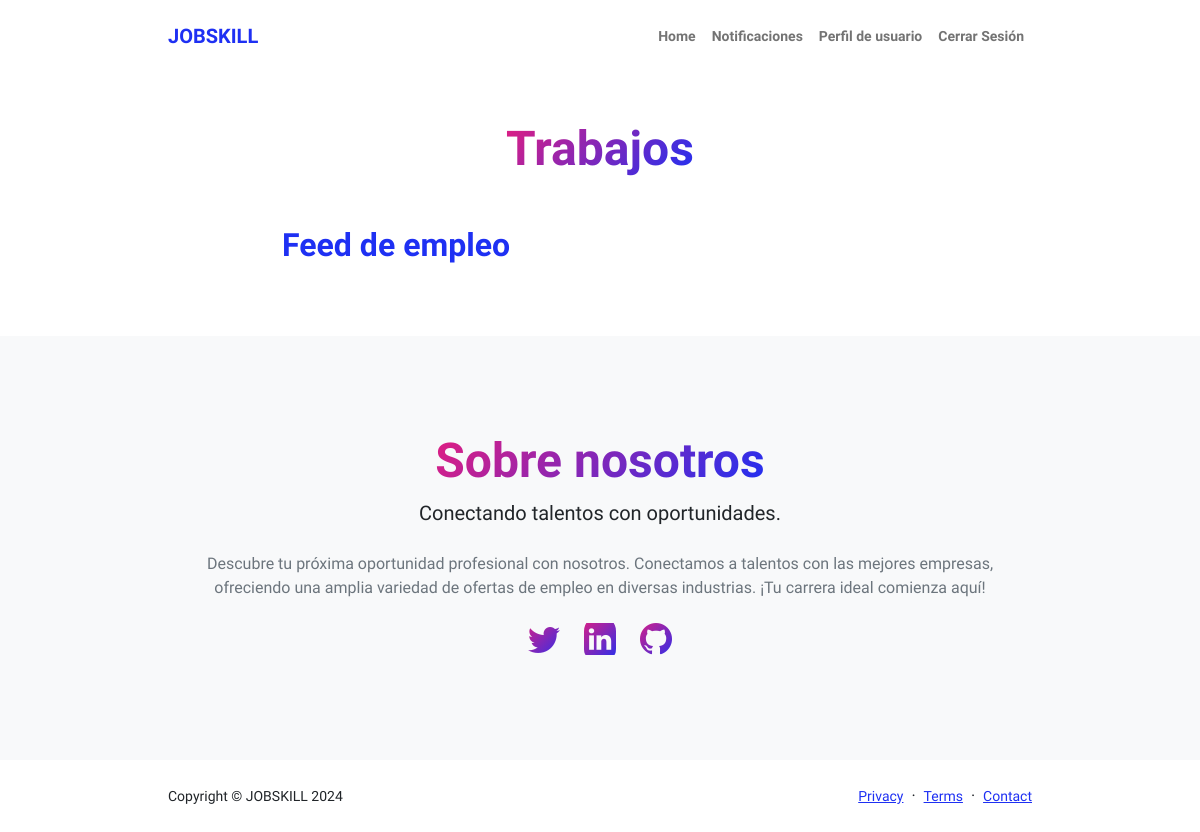
Page /U/ (signed in) on the earlier database version.
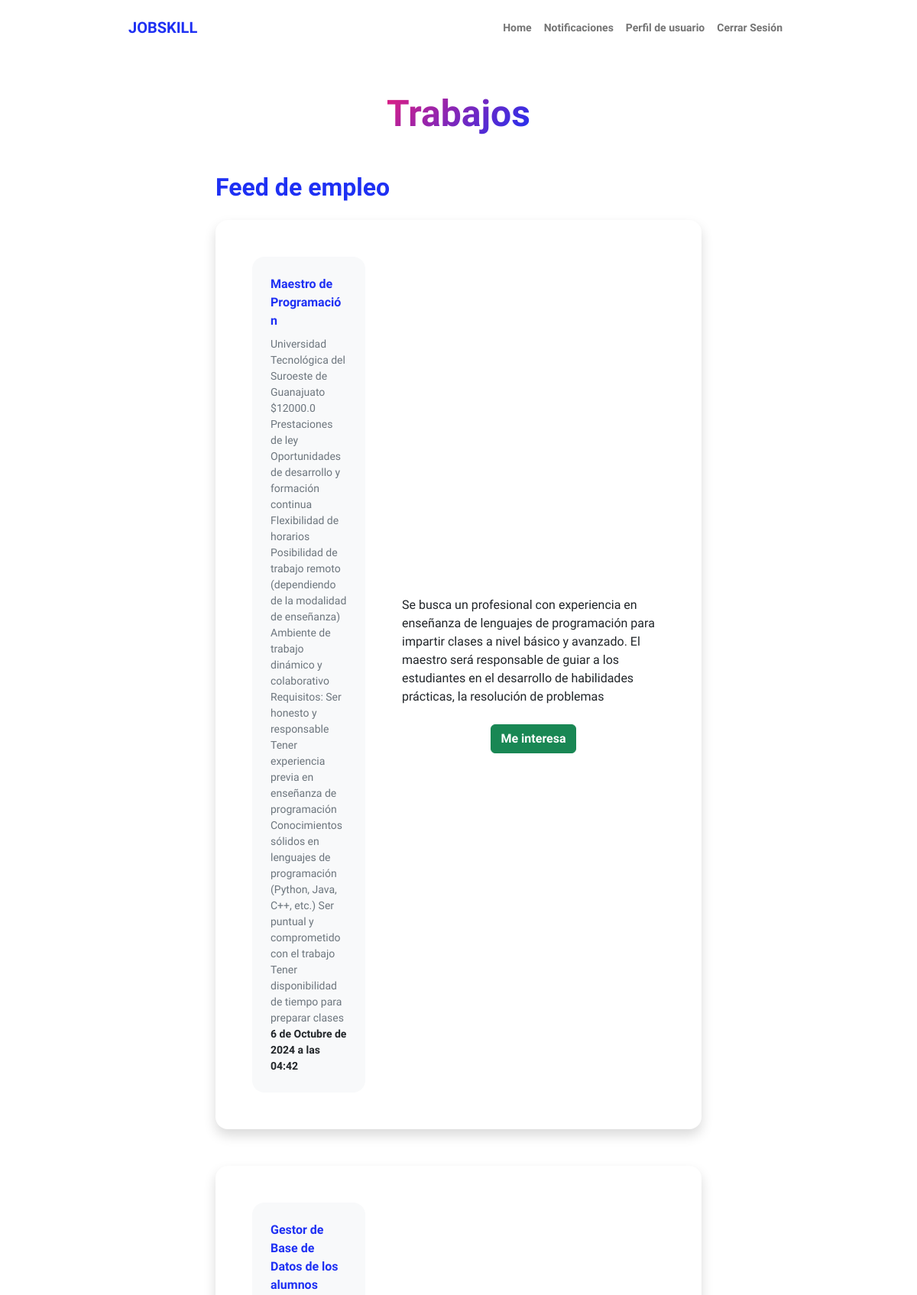
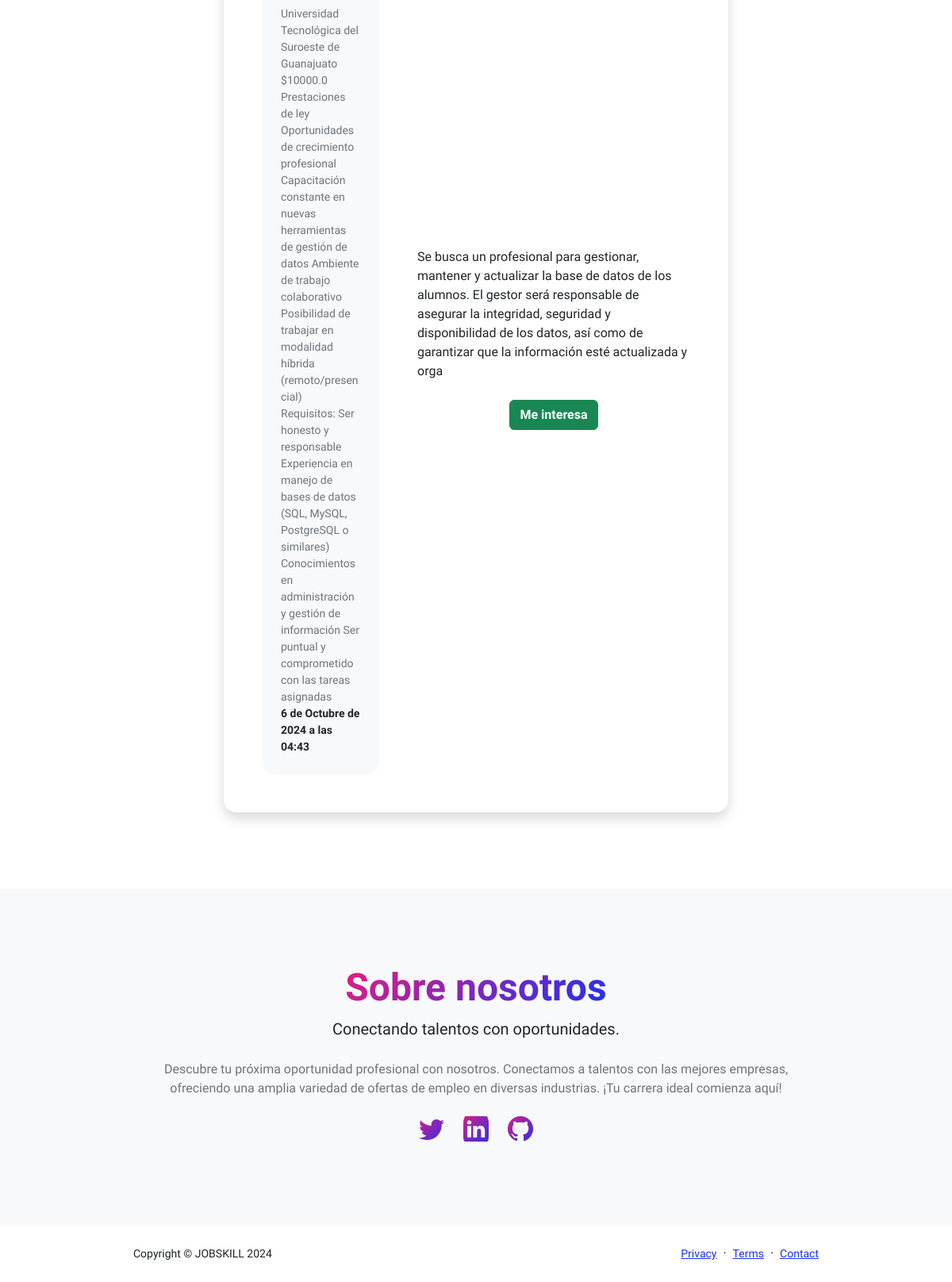
Same page on the later database version (2 pictures, top to bottom).
### paginaEmpresa/models.py (models this page shows, shortened)
class Puesto(models.Model):
    nombrePuesto=models.CharField(max_length=150)
    descripcion=models.CharField(max_length=255)
    requisitos=models.CharField(max_length=255)
    sueldoBase=models.FloatField()
    beneficios=models.CharField(max_length=255, null=True, blank=True)
    disponibles=models.IntegerField()
    empresa=models.ForeignKey(Empresa, on_delete=models.CASCADE)
    created=models.DateTimeField(auto_now_add=True)
    updated=models.DateTimeField(auto_now_add=True)
    class Meta:
        verbose_name='puesto'
        verbose_name_plural='puestos'

### jobskill1/models.py (models this page shows)
class Empresa(models.Model):
    user=models.OneToOneField(CustomUser, on_delete=models.CASCADE, related_name='profileE')
    nombre=models.CharField(max_length=50)
    descripcion=models.CharField(max_length=255)
    direccion=models.CharField(max_length=100)
    objetivo=models.CharField(max_length=255)
    telefono=models.CharField(max_length=16)
    foto=models.ImageField(upload_to="Empresa")
    def __str__(self):
        return self.nombre

### paginaUsuario/views.py (the view)
# urls.py: path('', trabajos, name="homeU"),
@login_required
def trabajos(request): #Este es el home
    if request.user.is_authenticated:
        if request.user.empresa==True:
            return redirect("homeE")
    puestos=Puesto.objects.all()
    return render(request, "paginaUsuario/trabajos.html", {"puestos":puestos})

### paginaUsuario/templates/paginaUsuario/trabajos.html (shortened to what this page needs)
{% extends "paginaUsuario/base.html"%}
{% load static %}
{% block content %}
<div class="container px-5 my-5">
                <div class="text-center mb-5">
                    <h1 class="display-5 fw-bolder mb-0"><span class="text-gradient d-inline">Trabajos</span></h1>
                </div>
                <div class="row gx-5 justify-content-center">
                    <div class="col-lg-11 col-xl-9 col-xxl-8">
                        <section>
                            <div class="d-flex align-items-center justify-content-between mb-4">
                                <h2 class="text-primary fw-bolder mb-0">Feed de empleo</h2>
                            </div>
                            {% for puesto in puestos %}
                            <div class="card shadow border-0 rounded-4 mb-5">
                                <div class="card-body p-5">
                                    <div class="row align-items-center gx-5">
                                        <div class="col text-center text-lg-start mb-4 mb-lg-0" style="width: 20%;">
                                            <div class="bg-light p-4 rounded-4">
                                                <div class="text-primary fw-bolder mb-2">{{puesto.nombrePuesto}}</div>
                                                <div class="small text-muted">{{puesto.empresa}}</div>
                                                <div class="small text-muted">${{puesto.sueldoBase}}</div>
                                                <div class="small text-muted">{{puesto.beneficios}}</div>
                                                <div class="small text-muted">Requisitos: {{puesto.requisitos}}</div>
                                                <div class="small fw-bolder">{{puesto.created}}</div>
                                            </div>
                                        </div>
                                        <div class="col-lg-8">
                                            <div>{{puesto.descripcion}}</div><br>
                                            <div class="small text-muted" style="text-align-last: center;"><a class="btn btn-success" href="/U/postulacion/?id={{puesto.id}}"><strong>Me interesa</strong></a></div>
                                        </div>
                                    </div>
                                </div>
                            </div>
                            {% endfor %}
                        </section>
                    </div>
                </div>
            </div>
{% endblock %}

### paginaUsuario/templates/paginaUsuario/base.html (shortened to what this page needs)
<!DOCTYPE html>
<html lang="es">
    <head>
      {% load static %}
        <link href="https://cdn.jsdelivr.net/npm/bootstrap-icons@1.8.1/font/bootstrap-icons.css" rel="stylesheet" />
        <link href="{% static 'jobskill1/css/styles.css'%}" rel="stylesheet" />
        <link href="https://cdnjs.cloudflare.com/ajax/libs/limonte-sweetalert2/7.8.0/sweetalert2.min.css" rel="stylesheet" />
    </head>
    <body class="d-flex flex-column h-100">
        <main class="flex-shrink-0">
            <nav class="navbar navbar-expand-lg navbar-light bg-white py-3">
                <div class="container px-5">
                    <a class="navbar-brand" href="{% url 'home'%} "><span class="fw-bolder text-primary">JOBSKILL</span></a>
                    <div class="collapse navbar-collapse" id="navbarSupportedContent">
                        <ul class="navbar-nav ms-auto mb-2 mb-lg-0 small fw-bolder">
                            <li class="nav-item"><a class="nav-link" href="{% url 'homeU'%}">Home</a></li>
                            <li class="nav-item"><a class="nav-link" href="{% url 'notificacion'%}">Notificaciones</a></li>
                            <li class="nav-item"><a class="nav-link" href="{% url 'perfilU'%}">Perfil de usuario</a></li>
                            <li class="nav-item"><a class="nav-link" href="{% url 'cerrarS'%}">Cerrar Sesión</a></li>
                        </ul>
                    </div>
                </div>
</nav>
</head>
<body>
    {% block content %}
    {% endblock %}
            <section class="bg-light py-5">
                <div class="container px-5">
                    <div class="row gx-5 justify-content-center">
                        <div class="col-xxl-8">
                            <div class="text-center my-5">
                                <h2 class="display-5 fw-bolder"><span class="text-gradient d-inline">Sobre nosotros</span></h2>
                                <p class="lead fw-light mb-4">Conectando talentos con oportunidades.</p>
                                <p class="text-muted">Descubre tu próxima oportunidad profesional con nosotros. Conectamos a talentos con las mejores empresas, ofreciendo una amplia variedad de ofertas de empleo en diversas industrias. ¡Tu carrera ideal comienza aquí!</p>
                                <div class="d-flex justify-content-center fs-2 gap-4">
                                    <a class="text-gradient" href="#!"><i class="bi bi-twitter"></i></a>
                                    <a class="text-gradient" href="#!"><i class="bi bi-linkedin"></i></a>
                                    <a class="text-gradient" href="#!"><i class="bi bi-github"></i></a>
                                </div>
                            </div>
                        </div>
                    </div>
                </div>
            </section>
        </main>
        <footer class="bg-white py-4 mt-auto">
            <div class="container px-5">
                <div class="row align-items-center justify-content-between flex-column flex-sm-row">
                    <div class="col-auto"><div class="small m-0">Copyright &copy; JOBSKILL 2024</div></div>
                    <div class="col-auto">
                        <a class="small" href="#!">Privacy</a>
                        <span class="mx-1">&middot;</span>
                        <a class="small" href="#!">Terms</a>
                        <span class="mx-1">&middot;</span>
                        <a class="small" href="#!">Contact</a>
                    </div>
                </div>
            </div>
        </footer>
    </body>
</html>

### paginaUsuario/templates/paginaUsuario/base.html (style rules this page uses)
html, body { height: 100%; margin: 0; padding: 0; }

Differences in the rows shown:
added Puesto: nombrePuesto "Maestro de Programación", empresa "Universidad Tecnológica del Suroeste de Guanajuato", sueldoBase "12000.0", beneficios "Prestaciones de ley Oportunidades de desarrollo y formación continua Flexibilidad de horarios Posibilidad de trabajo remoto (dependiendo de la modalidad de enseñanza) Ambiente de trabajo dinámico y colaborativo", requisitos "Ser honesto y responsable Tener experiencia previa en enseñanza de programación Conocimientos sólidos en lenguajes de programación (Python, Java, C++, etc.) Ser puntual y comprometido con el trabajo Tener disponibilidad de tiempo para preparar clases", created "6 de Octubre de 2024 a las 04:42", descripcion "Se busca un profesional con experiencia en enseñanza de lenguajes de programación para impartir clases a nivel básico y avanzado. El maestro será responsable de guiar a los estudiantes en el desarrollo de habilidades prácticas, la resolución de problemas"
added Puesto: nombrePuesto "Gestor de Base de Datos de los alumnos", empresa "Universidad Tecnológica del Suroeste de Guanajuato", sueldoBase "10000.0", beneficios "Prestaciones de ley Oportunidades de crecimiento profesional Capacitación constante en nuevas herramientas de gestión de datos Ambiente de trabajo colaborativo Posibilidad de trabajar en modalidad híbrida (remoto/presencial)", requisitos "Ser honesto y responsable Experiencia en manejo de bases de datos (SQL, MySQL, PostgreSQL o similares) Conocimientos en administración y gestión de información Ser puntual y comprometido con las tareas asignadas", created "6 de Octubre de 2024 a las 04:43", descripcion "Se busca un profesional para gestionar, mantener y actualizar la base de datos de los alumnos. El gestor será responsable de asegurar la integridad, seguridad y disponibilidad de los datos, así como de garantizar que la información esté actualizada y orga"
